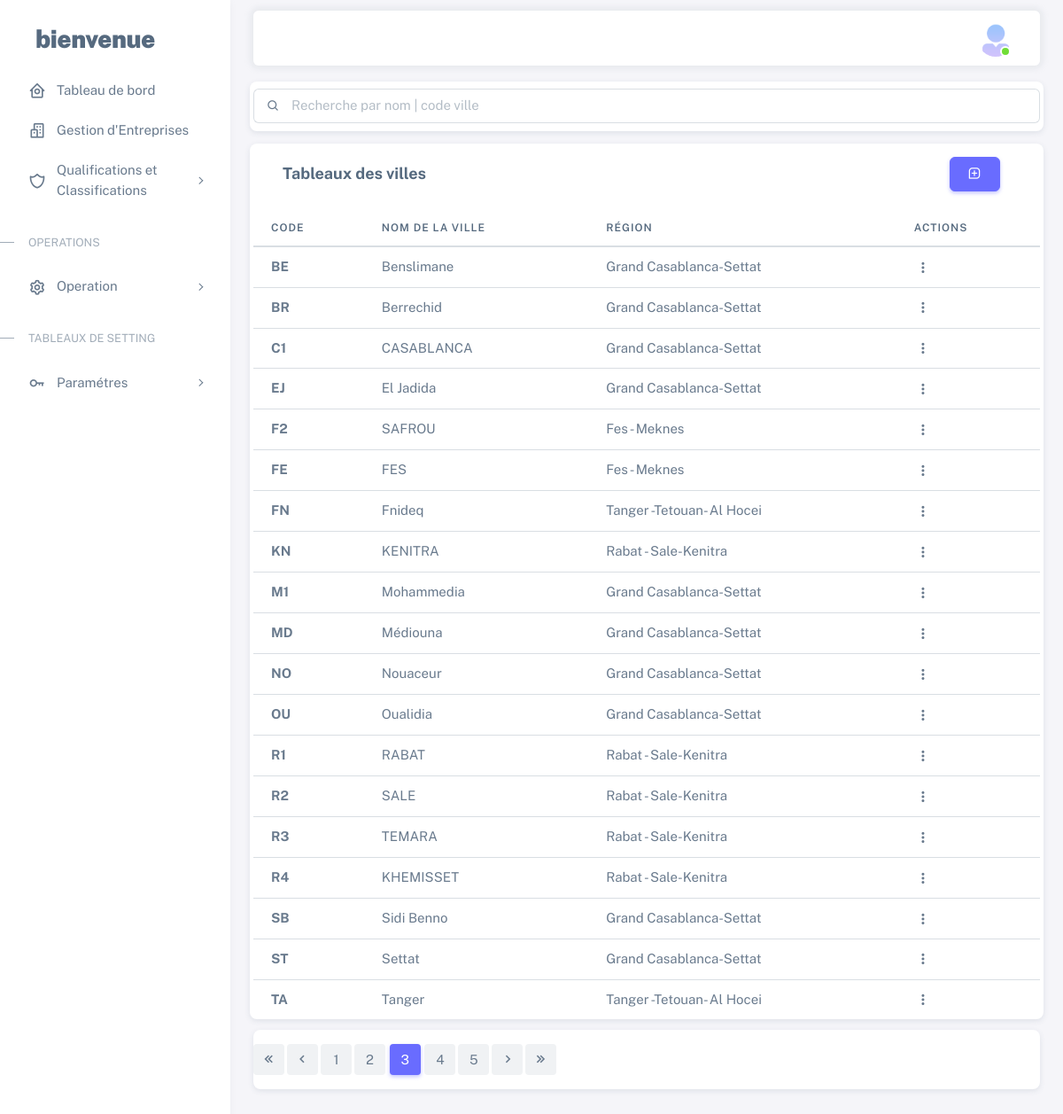
The page /class/ville.php (signed in) on the database its author committed.
### tables this page shows
CREATE TABLE `ville` (
  `code` varchar(2) NOT NULL,
  `nom` varchar(10) DEFAULT NULL,
  `region` int(1) DEFAULT NULL
);

CREATE TABLE `region` (
  `code` int(2) NOT NULL,
  `nom` varchar(25) DEFAULT NULL
);

### class/ville.php (the view, shortened to what this page needs)
<?php
include_once('../db/connexion.php');
?>
<!DOCTYPE html>
<html lang="en" class="light-style layout-menu-fixed" dir="ltr" data-theme="theme-default" data-assets-path="assets/"
    data-template="vertical-menu-template-free">
<head>
    <link rel="stylesheet" href="../assets/vendor/fonts/boxicons.css" />
    <link href='https://unpkg.com/boxicons@2.1.2/css/boxicons.min.css' rel='stylesheet'>
    <link rel="stylesheet" href="../assets/vendor/css/core.css" class="template-customizer-core-css" />
    <link rel="stylesheet" href="../assets/vendor/css/theme-default.css" class="template-customizer-theme-css" />
    <link rel="stylesheet" href="../assets/css/demo.css" />
    <link rel="stylesheet" href="../assets/vendor/libs/perfect-scrollbar/perfect-scrollbar.css" />
    <link rel="stylesheet" href="../assets/vendor/libs/apex-charts/apex-charts.css" />
</head>
<body>
    <div class="layout-wrapper layout-content-navbar">
        <div class="layout-container">
            <aside id="layout-menu" class="layout-menu menu-vertical menu bg-menu-theme">
                <div class="app-brand demo">
                    <a href="../dashboard.php" class="app-brand-link">
                        <span class="app-brand-text demo menu-text fw-bolder ms-2">bienvenue</span>
                    </a>
                </div>
                <ul class="menu-inner py-1">
                    <li class="menu-item ">
                        <a href="../dashboard.php" class="menu-link">
                            <i class="menu-icon tf-icons bx bx-home-circle"></i>
                            <div data-i18n="Analytics">Tableau de bord</div>
                        </a>
                    </li>
                    <li class="menu-item">
                        <a href="../Entreprises.php" class="menu-link">
                            <i class="menu-icon tf-icons bx bx-buildings"></i>
                            <div data-i18n="Basic">Gestion d'Entreprises</div>
                        </a>
                    </li>
                    <li class="menu-item">
                        <a href="javascript:void(0);" class="menu-link menu-toggle">
                            <i class="menu-icon tf-icons bx bx-shield-alt-2"></i>
                            <div data-i18n="Account Settings">Qualifications et Classifications</div>
                        </a>
                    </li>
                    <li class="menu-header small text-uppercase">
                        <span class="menu-header-text">OPERATIONS</span>
                    </li>
                    <li class="menu-item">
                        <a href="javascript:void(0);" class="menu-link menu-toggle">
                            <i class="menu-icon tf-icons bx bx-cog"></i>
                            <div data-i18n="Account Settings">Operation</div>
                        </a>
                    </li>
                    <li class="menu-header small text-uppercase"><span class="menu-header-text">Tableaux de
                            setting</span></li>
                    <li class="menu-item">
                        <a href="javascript:void(0);" class="menu-link menu-toggle">
                            <i class="menu-icon tf-icons bx bx-key"></i>
                            <div data-i18n="Account Settings">Paramétres</div>
                        </a>
                    </li>
                </ul>
            </aside>
            <div class="layout-page">
                <nav class="layout-navbar container-xxl navbar navbar-expand-xl navbar-detached align-items-center bg-navbar-theme"
                    id="layout-navbar">
                    <div class="navbar-nav-right d-flex align-items-center" id="navbar-collapse">
                        <ul class="navbar-nav flex-row align-items-center ms-auto">
                            <li class="nav-item navbar-dropdown dropdown-user dropdown">
                                <a class="nav-link dropdown-toggle hide-arrow" href="javascript:void(0);"
                                    data-bs-toggle="dropdown">
                                    <div class="avatar avatar-online">
                                        <img src="../assets/img/avatars/55.png" alt
                                            class="w-px-40 h-auto rounded-circle" />
                                    </div>
                                </a>
                            </li>
                        </ul>
                    </div>
                </nav>
                <div class="content-wrapper">
                    <div class="container-xxl flex-grow-1 container-p-y">
                        <div class="card row g-2">
                            <div class="input-group input-group-merge col mb-0" style="margin-bottom: -5px !important;">
                                <span class="input-group-text" id="basic-addon-search31"><i
                                        class="bx bx-search"></i></span>
                                <input id="search" type="text" class="form-control"
                                    placeholder="Recherche par nom | code ville" aria-label="Search..."
                                    aria-describedby="basic-addon-search31">
                            </div>
                            <div class="row g-2" style="padding-bottom: calc(var(--bs-gutter-x) * 0.7);">
                            </div>
                        </div>
                        <br>
                        <div class="card row g-2 ">
                            <div class="row">
                                <div class="col-md-6">
                                    <h5 class="card-header"> <strong>Tableaux des villes</strong></h5>
                                </div>
                                <div class="col-md-4 "
                                    style="margin-left: auto;text-align-last: right; align-self: center; padding-right: calc(var(--bs-gutter-x) * 0.9);">
                                    <button type="button" class="btn btn-primary bx bx-message-square-add"
                                        data-bs-toggle="modal" data-bs-target="#modaladd">
                                    </button>
                                </div>
                            </div>
                        </div>
                        <div class="table-responsive text-nowrap">
                            <table class="table table-hover">
                                <thead>
                                    <tr>
                                        <th>Code</th>
                                        <th>Nom de la ville</th>
                                        <th>Région</th>
                                        <th>Actions</th>
                                    </tr>
                                </thead>
                                <tbody class="table-border-bottom-0" id="tabledata">
                                    <?php
                                    $sql = "SELECT * FROM `ville`";
                                    $query = mysqli_query($conn, $sql);
                                    if (mysqli_num_rows($query) > 0) {
                                        while ($row = mysqli_fetch_assoc($query)) {
                                            echo "
                                                    <tr id=" . $row["code"] . ">
                                                        <td><strong>" . $row["code"] . "</strong></td>
                                                        <td data-target=\"name\">" . $row["nom"] . "</td>
                                                        <td data-target=\"region\">";
                                            $var = $row["region"];
                                            $qdirection = "SELECT * FROM `data_r`.`region` WHERE `code` = '$var'";
                                            $direction = mysqli_query($conn, $qdirection);
                                            if (mysqli_num_rows($direction) > 0) {
                                                while ($row1 = mysqli_fetch_array($direction)) {
                                                    echo $row1[1] . "</td>";
                                                }
                                            };
                                            if ($_COOKIE['type_user'] == 1) {
                                                echo "<td>
                                                        <div class=\"dropdown\">
                                                            <button type=\"button\" class=\"btn p-0 dropdown-toggle hide-arrow\" data-bs-toggle=\"dropdown\">
                                                            <i class=\"bx bx-dots-vertical-rounded\"></i>
                                                            </button>
                                                            <div class=\"dropdown-menu\">
                                                            <a class=\"dropdown-item\" data-bs-toggle=\"modal\" data-role=\"update\" data-id=" . $row["code"] . " data-bs-target=\"#modalup\" href=\"#\"><i class=\"bx bx-edit-alt me-1\"></i> Edit</a>
                                                            <a class=\"dropdown-item\" href=ville.php?id_del=" . $row["code"] . "><i class=\"bx bx-trash me-1\"></i> Delete</a>
                                                            </div>
                                                        </div>
                                                    </td>
                                                </tr>";
                                            }
                                        }
                                    }
                                    ?>
                                </tbody>
                            </table>
                        </div>
                    </div>
                </div>
                <div class="card mb-4" style="margin-top: 12px;">
                    <div class="demo-inline-spacing">
                        <nav aria-label="Page navigation">
                            <ul class="pagination">
                                <li class="page-item first">
                                    <a class="page-link" href="javascript:void(0);"><i
                                            class="tf-icon bx bx-chevrons-left"></i></a>
                                </li>
                                <li class="page-item prev">
                                    <a class="page-link" href="javascript:void(0);"><i
                                            class="tf-icon bx bx-chevron-left"></i></a>
                                </li>
                                <li class="page-item">
                                    <a class="page-link" href="javascript:void(0);">1</a>
                                </li>
                                <li class="page-item">
                                    <a class="page-link" href="javascript:void(0);">2</a>
                                </li>
                                <li class="page-item active">
                                    <a class="page-link" href="javascript:void(0);">3</a>
                                </li>
                                <li class="page-item">
                                    <a class="page-link" href="javascript:void(0);">4</a>
                                </li>
                                <li class="page-item">
                                    <a class="page-link" href="javascript:void(0);">5</a>
                                </li>
                                <li class="page-item next">
                                    <a class="page-link" href="javascript:void(0);"><i
                                            class="tf-icon bx bx-chevron-right"></i></a>
                                </li>
                                <li class="page-item last">
                                    <a class="page-link" href="javascript:void(0);"><i
                                            class="tf-icon bx bx-chevrons-right"></i></a>
                                </li>
                            </ul>
                        </nav>
                    </div>
                </div>
            </div>
        </div>
    </div>
</body>
</html>

### assets/css/demo.css (style rules this page uses)
.menu .app-brand.demo { height: 64px; margin-top: 12px; }
.app-brand-text.demo { font-size: 1.75rem; letter-spacing: -0.5px; text-transform: lowercase; }
.demo-inline-spacing > * { margin: 1rem 0.375rem 0 0 !important; }

### rows shown on the page
ville: code "BE", nom "Benslimane"
region: nom "Grand Casablanca-Settat"
ville: code "BR", nom "Berrechid"
ville: code "C1", nom "CASABLANCA"
ville: code "EJ", nom "El Jadida"
ville: code "F2", nom "SAFROU"
region: nom "Fes - Meknes"
ville: code "FE", nom "FES"
ville: code "FN", nom "Fnideq"
region: nom "Tanger -Tetouan- Al Hocei"
ville: code "KN", nom "KENITRA"
region: nom "Rabat - Sale-Kenitra"
ville: code "M1", nom "Mohammedia"
ville: code "MD", nom "Médiouna"
ville: code "NO", nom "Nouaceur"
ville: code "OU", nom "Oualidia"
ville: code "R1", nom "RABAT"
ville: code "R2", nom "SALE"
ville: code "R3", nom "TEMARA"
ville: code "R4", nom "KHEMISSET"
ville: code "SB", nom "Sidi Benno"
ville: code "ST", nom "Settat"
ville: code "TA", nom "Tanger"
